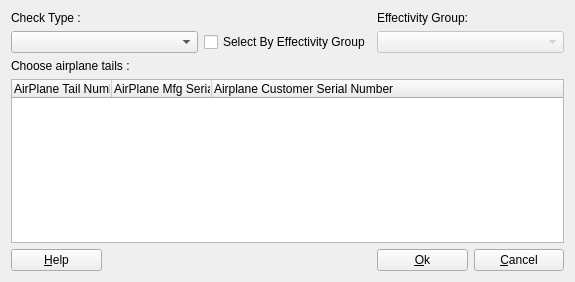
<?xml version="1.0" encoding="UTF-8"?>
<ui version="4.0">
 <class>CheckTypeTailsDialog</class>
 <widget class="QDialog" name="CheckTypeTailsDialog">
  <property name="geometry">
   <rect>
    <x>0</x>
    <y>0</y>
    <width>575</width>
    <height>282</height>
   </rect>
  </property>
  <property name="windowTitle">
   <string>Add/Change Airplane Tails</string>
  </property>
  <layout class="QGridLayout">
   <item row="4" column="4">
    <widget class="QPushButton" name="cancelButton_">
     <property name="text">
      <string>&amp;Cancel</string>
     </property>
     <property name="shortcut">
      <string>Alt+C</string>
     </property>
     <property name="autoDefault">
      <bool>false</bool>
     </property>
    </widget>
   </item>
   <item row="0" column="3" colspan="2">
    <widget class="QLabel" name="effGroupLabel_">
     <property name="text">
      <string>Effectivity Group:</string>
     </property>
     <property name="wordWrap">
      <bool>false</bool>
     </property>
    </widget>
   </item>
   <item row="4" column="0">
    <widget class="QPushButton" name="helpButton_">
     <property name="text">
      <string>&amp;Help</string>
     </property>
     <property name="shortcut">
      <string>Alt+H</string>
     </property>
     <property name="autoDefault">
      <bool>false</bool>
     </property>
    </widget>
   </item>
   <item row="2" column="0" colspan="3">
    <widget class="QLabel" name="tailLabel_">
     <property name="text">
      <string>Choose airplane tails :</string>
     </property>
     <property name="wordWrap">
      <bool>false</bool>
     </property>
    </widget>
   </item>
   <item row="1" column="0" colspan="2">
    <widget class="QComboBox" name="checkComboBox_"/>
   </item>
   <item row="4" column="1" colspan="2">
    <spacer name="Horizontal Spacing2">
     <property name="orientation">
      <enum>Qt::Horizontal</enum>
     </property>
     <property name="sizeType">
      <enum>QSizePolicy::Expanding</enum>
     </property>
     <property name="sizeHint" stdset="0">
      <size>
       <width>228</width>
       <height>20</height>
      </size>
     </property>
    </spacer>
   </item>
   <item row="4" column="3">
    <widget class="QPushButton" name="okButton_">
     <property name="text">
      <string>&amp;Ok</string>
     </property>
     <property name="shortcut">
      <string>Alt+O</string>
     </property>
     <property name="autoDefault">
      <bool>false</bool>
     </property>
    </widget>
   </item>
   <item row="1" column="2">
    <widget class="QCheckBox" name="effGroupCheckBox_">
     <property name="text">
      <string>Select By Effectivity Group</string>
     </property>
    </widget>
   </item>
   <item row="1" column="3" colspan="2">
    <widget class="QComboBox" name="effGroupComboBox_">
     <property name="enabled">
      <bool>false</bool>
     </property>
     <property name="editable">
      <bool>false</bool>
     </property>
    </widget>
   </item>
   <item row="0" column="0">
    <widget class="QLabel" name="checkLabel_">
     <property name="text">
      <string>Check Type :</string>
     </property>
     <property name="wordWrap">
      <bool>false</bool>
     </property>
    </widget>
   </item>
   <item row="3" column="0" colspan="5">
    <widget class="QTreeWidget" name="airplaneTailsListView_">
     <property name="styleSheet">
      <string notr="true">QTreeWidget::branch{image:none;}</string>
     </property>
     <property name="selectionMode">
      <enum>QAbstractItemView::MultiSelection</enum>
     </property>
     <property name="rootIsDecorated">
      <bool>false</bool>
     </property>
     <column>
      <property name="text">
       <string>AirPlane Tail Number</string>
      </property>
     </column>
     <column>
      <property name="text">
       <string>AirPlane Mfg Serial Number</string>
      </property>
     </column>
     <column>
      <property name="text">
       <string>Airplane Customer Serial Number</string>
      </property>
     </column>
    </widget>
   </item>
  </layout>
 </widget>
 <layoutdefault spacing="6" margin="11"/>
 <pixmapfunction>qPixmapFromMimeSource</pixmapfunction>
 <tabstops>
  <tabstop>helpButton_</tabstop>
  <tabstop>okButton_</tabstop>
  <tabstop>cancelButton_</tabstop>
  <tabstop>checkComboBox_</tabstop>
  <tabstop>effGroupCheckBox_</tabstop>
  <tabstop>effGroupComboBox_</tabstop>
 </tabstops>
 <resources/>
 <connections>
  <connection>
   <sender>helpButton_</sender>
   <signal>clicked()</signal>
   <receiver>CheckTypeTailsDialog</receiver>
   <slot>help()</slot>
   <hints>
    <hint type="sourcelabel">
     <x>20</x>
     <y>20</y>
    </hint>
    <hint type="destinationlabel">
     <x>20</x>
     <y>20</y>
    </hint>
   </hints>
  </connection>
  <connection>
   <sender>cancelButton_</sender>
   <signal>clicked()</signal>
   <receiver>CheckTypeTailsDialog</receiver>
   <slot>reject()</slot>
   <hints>
    <hint type="sourcelabel">
     <x>20</x>
     <y>20</y>
    </hint>
    <hint type="destinationlabel">
     <x>20</x>
     <y>20</y>
    </hint>
   </hints>
  </connection>
  <connection>
   <sender>okButton_</sender>
   <signal>clicked()</signal>
   <receiver>CheckTypeTailsDialog</receiver>
   <slot>accept()</slot>
   <hints>
    <hint type="sourcelabel">
     <x>20</x>
     <y>20</y>
    </hint>
    <hint type="destinationlabel">
     <x>20</x>
     <y>20</y>
    </hint>
   </hints>
  </connection>
  <connection>
   <sender>effGroupCheckBox_</sender>
   <signal>toggled(bool)</signal>
   <receiver>effGroupComboBox_</receiver>
   <slot>setEnabled(bool)</slot>
   <hints>
    <hint type="sourcelabel">
     <x>20</x>
     <y>20</y>
    </hint>
    <hint type="destinationlabel">
     <x>20</x>
     <y>20</y>
    </hint>
   </hints>
  </connection>
  <connection>
   <sender>effGroupCheckBox_</sender>
   <signal>toggled(bool)</signal>
   <receiver>CheckTypeTailsDialog</receiver>
   <slot>selectByEffGroup(bool)</slot>
   <hints>
    <hint type="sourcelabel">
     <x>20</x>
     <y>20</y>
    </hint>
    <hint type="destinationlabel">
     <x>20</x>
     <y>20</y>
    </hint>
   </hints>
  </connection>
  <connection>
   <sender>effGroupComboBox_</sender>
   <signal>activated(QString)</signal>
   <receiver>CheckTypeTailsDialog</receiver>
   <slot>changeEffGroup(QString)</slot>
   <hints>
    <hint type="sourcelabel">
     <x>20</x>
     <y>20</y>
    </hint>
    <hint type="destinationlabel">
     <x>20</x>
     <y>20</y>
    </hint>
   </hints>
  </connection>
  <connection>
   <sender>checkComboBox_</sender>
   <signal>activated(int)</signal>
   <receiver>CheckTypeTailsDialog</receiver>
   <slot>enableOk()</slot>
   <hints>
    <hint type="sourcelabel">
     <x>20</x>
     <y>20</y>
    </hint>
    <hint type="destinationlabel">
     <x>20</x>
     <y>20</y>
    </hint>
   </hints>
  </connection>
 </connections>
</ui>
